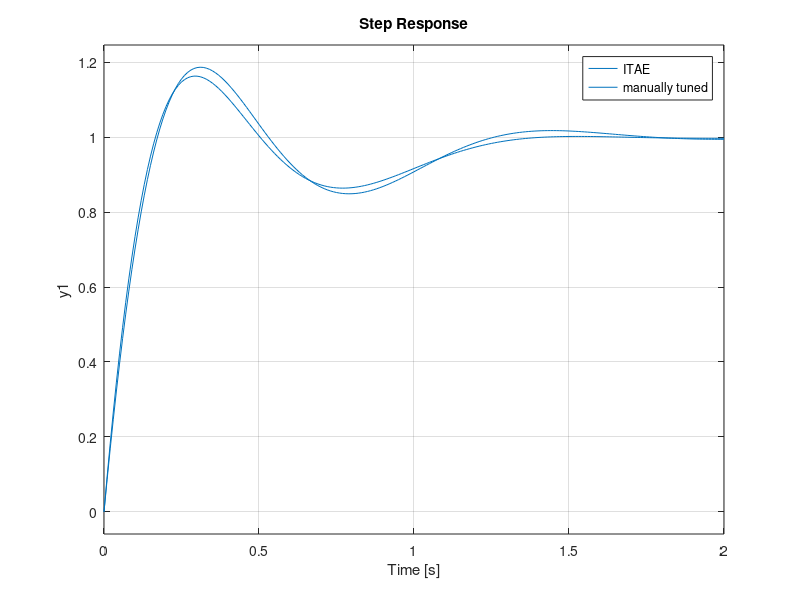

Write the MATLAB code that produced this figure.
%PID controller for project2
Wn=5;
A=.7647645443;

%for i=-10:5:10
%kp=60
%ki=150
%kd=12.5

kp=(2.15*Wn^2-11.16198172)/A
ki=(Wn^3)/A
kd=1.75*Wn/A
O=(A*kp)+11.16198172-(ki/kd)

num=A*[kd kp ki];
den=[1 A*kd (A*kp+11.16198172) A*ki];
sys1=tf(num,den)
t=0:0.01:2;
step(sys1,t)
%legend('kd=1.4','kd=6.4')
hold on 
%end
kp=60
ki=150
kd=12.5
num=A*[kd kp ki];
den=[1 A*kd (A*kp+11.16198172) A*ki];
sys1=tf(num,den)
t=0:0.01:2;
step(sys1,t)
legend('ITAE','manually tuned')